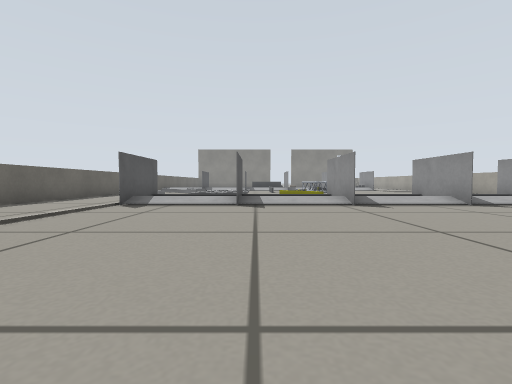
View 1 (above)

23 first-person views from a walk through a Gazebo world. The camera is 0.27 m above the floor, tilts 2° down and sees 85° across. The floor is counted in squares, 0.5 m on a side. Each view is taken from the middle of a square. On the plan, view 1 faces up. The plan holds only what a view shows up to about 9 squares ahead; the rest is blank. The robots in the file are not drawn. Simple shapes stand in for some stock models. Some surface patterns are stand-ins.

View 2
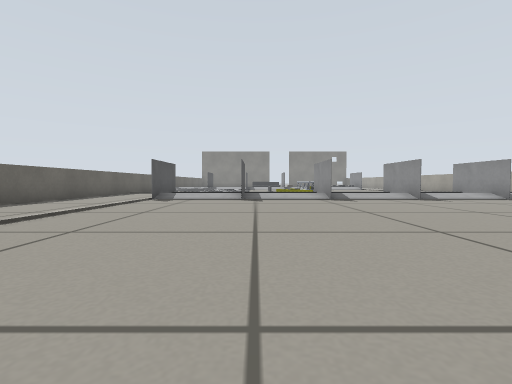

View 3
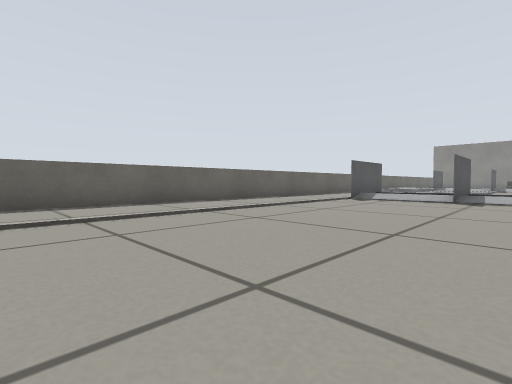

View 4
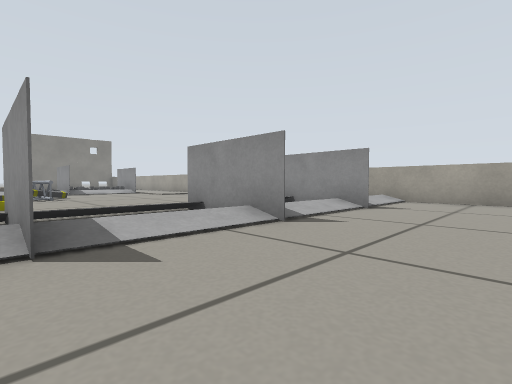

View 5
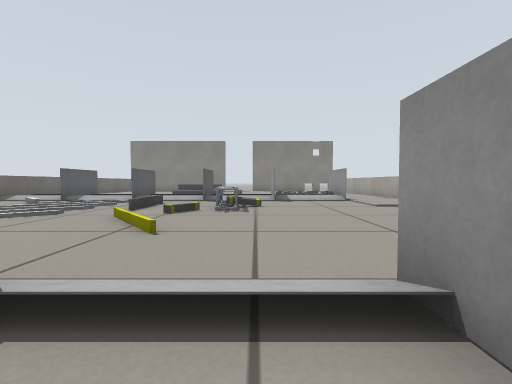

View 6
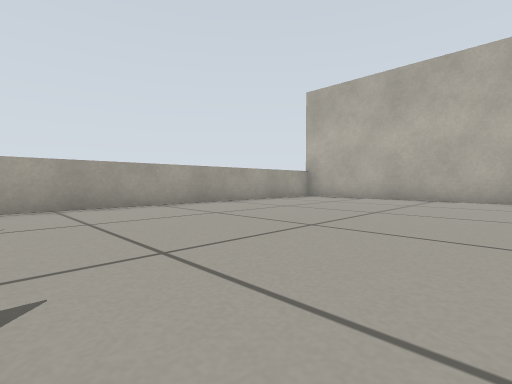

View 7
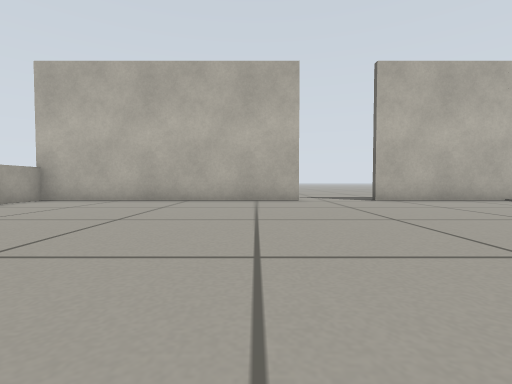

View 8
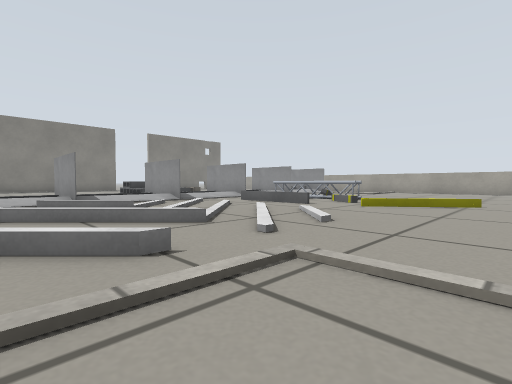

View 9
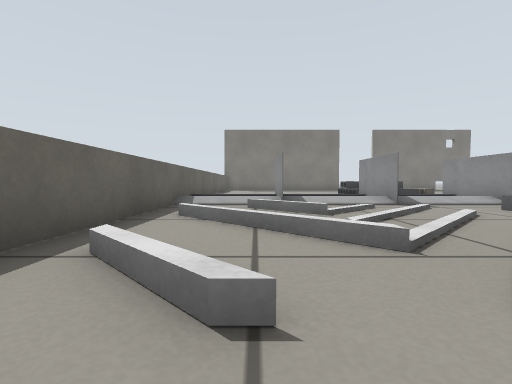

View 10
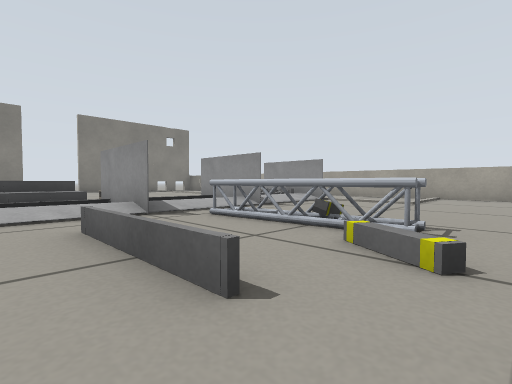

View 11
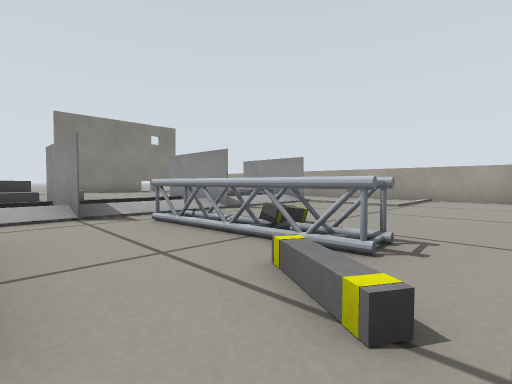

View 12
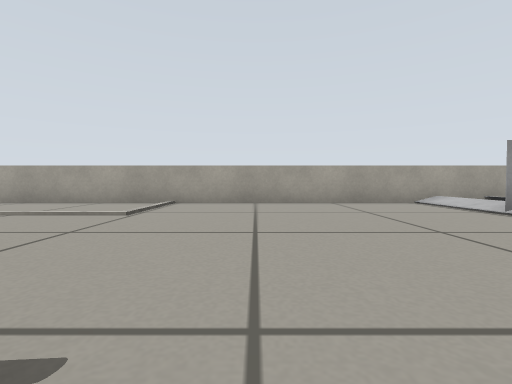

View 13
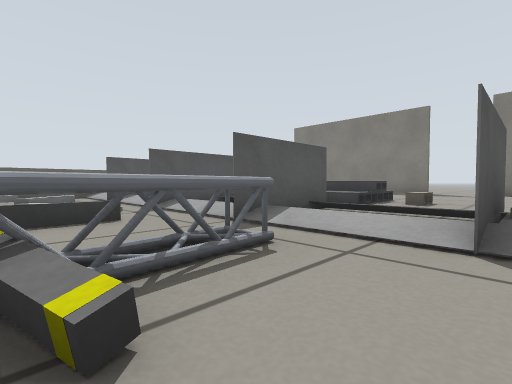

View 14
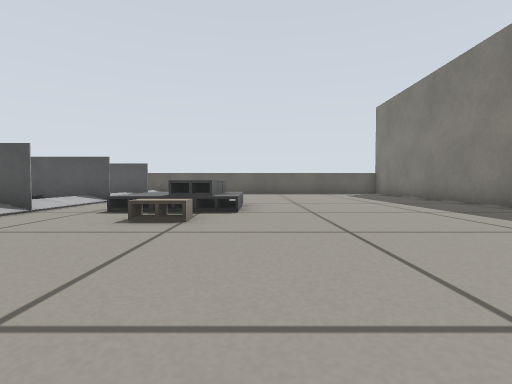

View 15
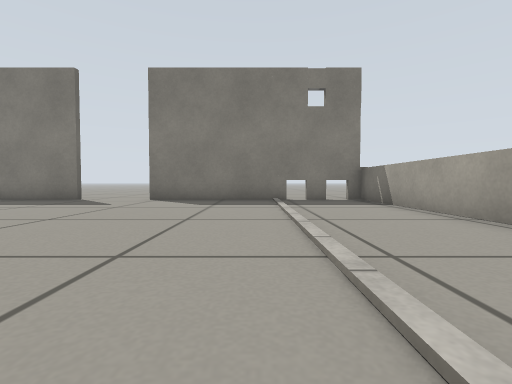

View 16
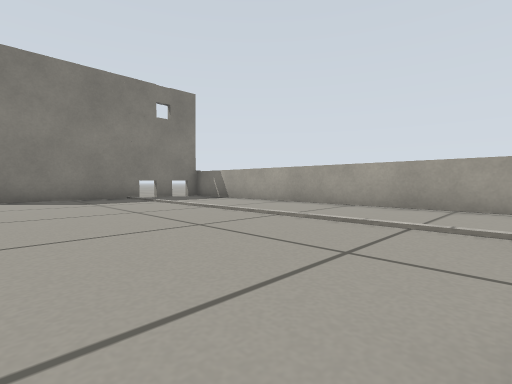

View 17
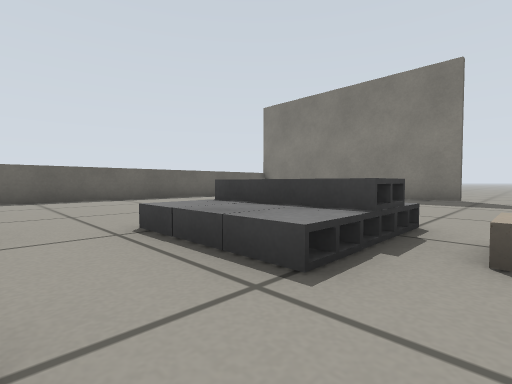

View 18
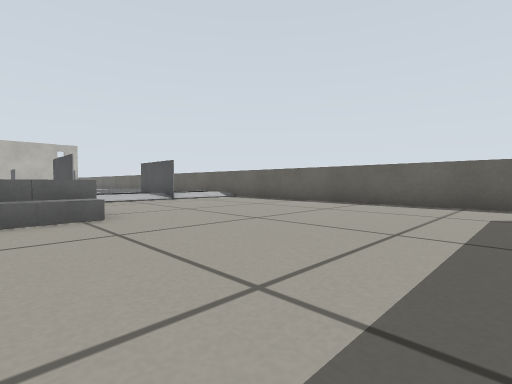

View 19
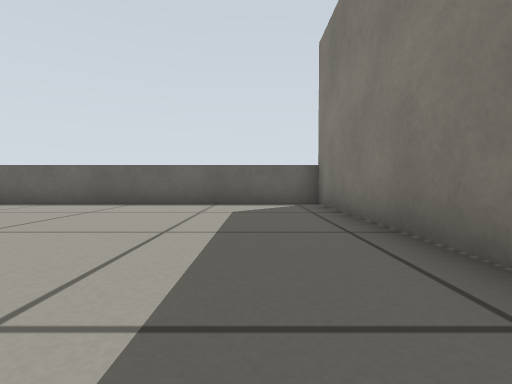

View 20
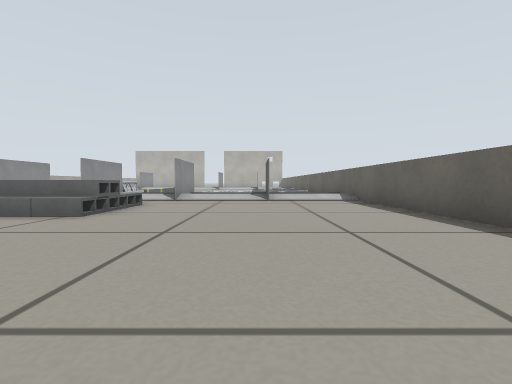

View 21
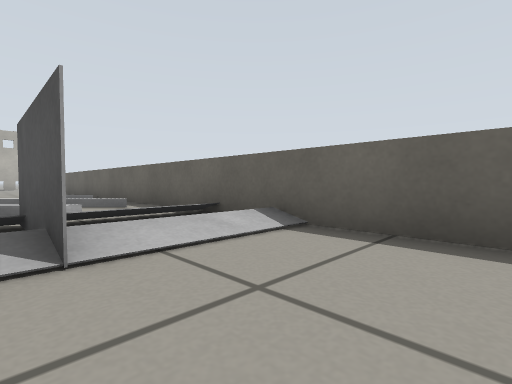

View 22
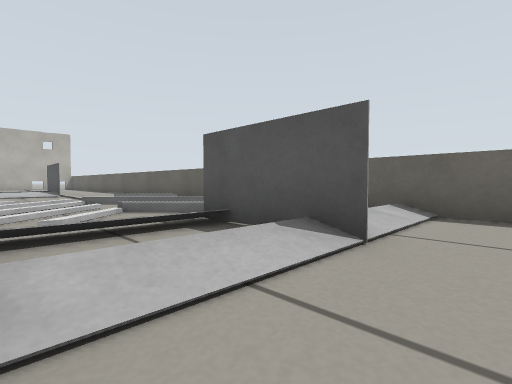

View 23
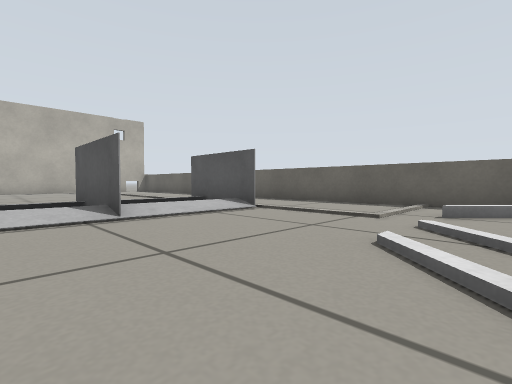

### Floor plan
Key: @ floor where view 1 was taken; # wall or solid block; x gap in a wall; . main floor; : floor 0.1 m higher than the main floor; / step, stairs or slope; B grey box; C cinder block; O other object.
Columns run from 6 left of view 1 to 10 right of it. Each row starts with its distance up from view 1.
 30 ########..#######
 29 #...............#
 28 #...............#
 27 #...............#
 26 #...............#
 25 #...............#
 24 #.....CCC.......#
 23 #.....CCCC......#
 22 #.....COCC......#
 21 #.....CCC.......#
 20 #////# .x/////..#
 19 B  #/#  #  #    #
 18 #: #/#//#//#/#..#
 17 #.O./....O......#
 16 #OOO//.O.O......#
 15 #OO.//.O.OO.....#
 14 #.OO//.OOOO.....#
 13 #O.///..O.......#
 12 #.O/....O.......#
 11 #...............#
 10 #...............#
  9 #........... ...#
  8 #..#  # #//#  # B
  7 #..#//#/#//#//#/B
  6 #...............#
  5 #...............#
  4 #...............#
  3 #...............#
  2 #...............#
  1 #...............#
  0 #.....@.........#
 -1 #...............#
 -2 #...............#
 -3    ####..########
 -4        ..

Positions as (right, up) in squares from view 1, and headings:
1: (0, 0), facing up
2: (0, -2), facing up
3: (1, -2), facing up-left
4: (2, 4), facing up-right
5: (4, 7), facing up
6: (4, 6), facing down-right
7: (4, 5), facing down
8: (-5, 10), facing up-right
9: (-4, 11), facing up
10: (0, 13), facing up-right
11: (1, 13), facing up-right
12: (3, 13), facing right
13: (5, 15), facing up-left
14: (7, 24), facing left
15: (7, 21), facing up
16: (4, 20), facing up-right
17: (3, 20), facing up-left
18: (1, 28), facing down-left
19: (1, 28), facing left
20: (-3, 28), facing down
21: (-3, 22), facing down-left
22: (-1, 21), facing down-left
23: (1, 13), facing down-left
